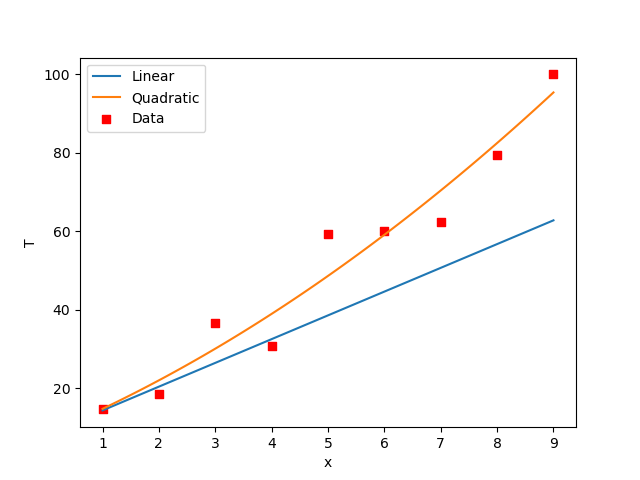

Write Python code to recreate this figure.
import numpy as np
import matplotlib.pyplot as plt

"""
using SVD to solve least square problem
"""
def least_square(A,b):
    U, S, VT = np.linalg.svd(A.T, full_matrices=False)
    [email redacted](np.diag(S))@U.T@b.T
    return x

if __name__ == '__main__':
    xl = np.array([1.0, 2.0, 3.0, 4.0, 5.0, 6.0, 7.0, 8.0, 9.0])
    xl=xl.reshape(1,-1)
    Tl = np.array([14.6, 18.5, 36.6, 30.8, 59.2, 60.1, 62.2, 79.4, 99.9])
    xl1=np.vstack((np.ones(xl.shape),xl))
    xl2=np.vstack((np.ones(xl.shape),xl,xl**2))
    a0,a1=least_square(xl1,Tl)
    a0,a1,a2=least_square(xl2,Tl)
    x=np.linspace(np.min(xl),np.max(xl),100)
    fig=plt.figure()
    plt.plot(x,a0+a1*x)
    plt.plot(x,a0+a1*x+a2*x**2)
    plt.scatter(xl,Tl,c="r",marker="s")
    plt.xlabel("x")
    plt.ylabel("T")
    plt.legend(["Linear","Quadratic","Data"])
    fig.savefig("least_square.png")
    r1=np.sum((a0+a1*xl-Tl)**2)
    r12=1-np.sum((a0+a1*xl-Tl)**2)/np.sum((Tl-np.mean(Tl))**2)
    r2=np.sum((a0+a1*xl+a2*xl**2-Tl)**2)
    r22=1-np.sum((a0+a1*xl+a2*xl**2-Tl)**2)/np.sum((Tl-np.mean(Tl))**2)
    print("straight-line fit:")
    print(f"T={a0:.3f}+{a1:.3f}x")
    print(f"least square={r1:.3f}")
    print(f"R^2={r12:.1f}")
    print("quadratic-line fit:")
    print(f"T={a0:.3f}+{a1:.3f}x+{a2:.3f}x^2")
    print(f"least square={r2:.3f}")
    print(f"R^2={r22:.2f}")
